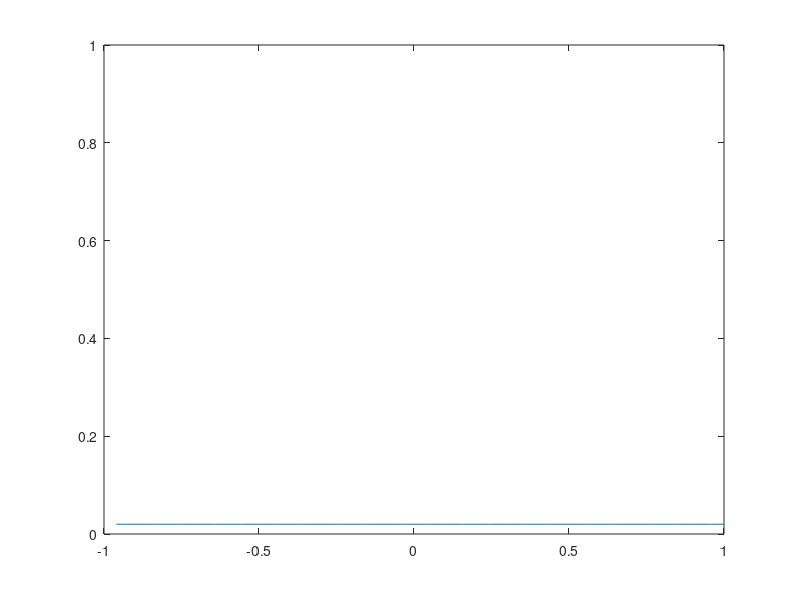

The MATLAB script that drew this image:
% This file solves the diffusion equationcleartime=cputime;moviename = ['MOVIE.qt']%MakeQTMovie('start', moviename)L = 2; % length of the domaind = .01; % diffusion coefficientN=50;                   % number of spatial grid pointsM = 130;h = L/N;dt = h/2;K = 0.01;vel = 0.1; % set this to zero to have no transportvel = 0;sc = 100;scal = d*dt/h^2;X = h*(1:N)' - 1; V = zeros(N,1);  V(N/2) = 1;  kstep = 200;t=0;% uses Crank Nicolson to solve the diffusion equation% set up matrixAtm=(1+scal)*ones(N,1);Atm(1,1) = 1+scal/2;Atm(N,1) = 1+scal/2;Am=diag(Atm)-diag(scal/2*ones(N-1,1),1)-diag(scal/2*ones(N-1,1),-1);% The algorithm for n=2:Mfor k = 1:kstep F = vel*(V -  [V(1 );V(1:N-1 )]); V_t =  scal/2 * ([V(2:N );V(N )] - 2*V + [V(1 );V(1:N-1 )])-dt*F/h ; %V_t =  scal/2 * ([V(2:N );0] - 2*V + [0;V(1:N-1 )])   ; Dirichlet%conditionsV = Am\(V+V_t); t=t + dtendfigure(1)  plot(X,V )  axis([-1 1  0 1]) % axis([0 L -.5 1])%MakeQTMovie('addframe','moviename')%MakeQTMovie('quality', 1.0)  pause(0.05)end%MakeQTMovie('finish','moviename')  TL = t;%time=cputime-time        % outputs the cpu time taken to solve the equationstime_steps = M;